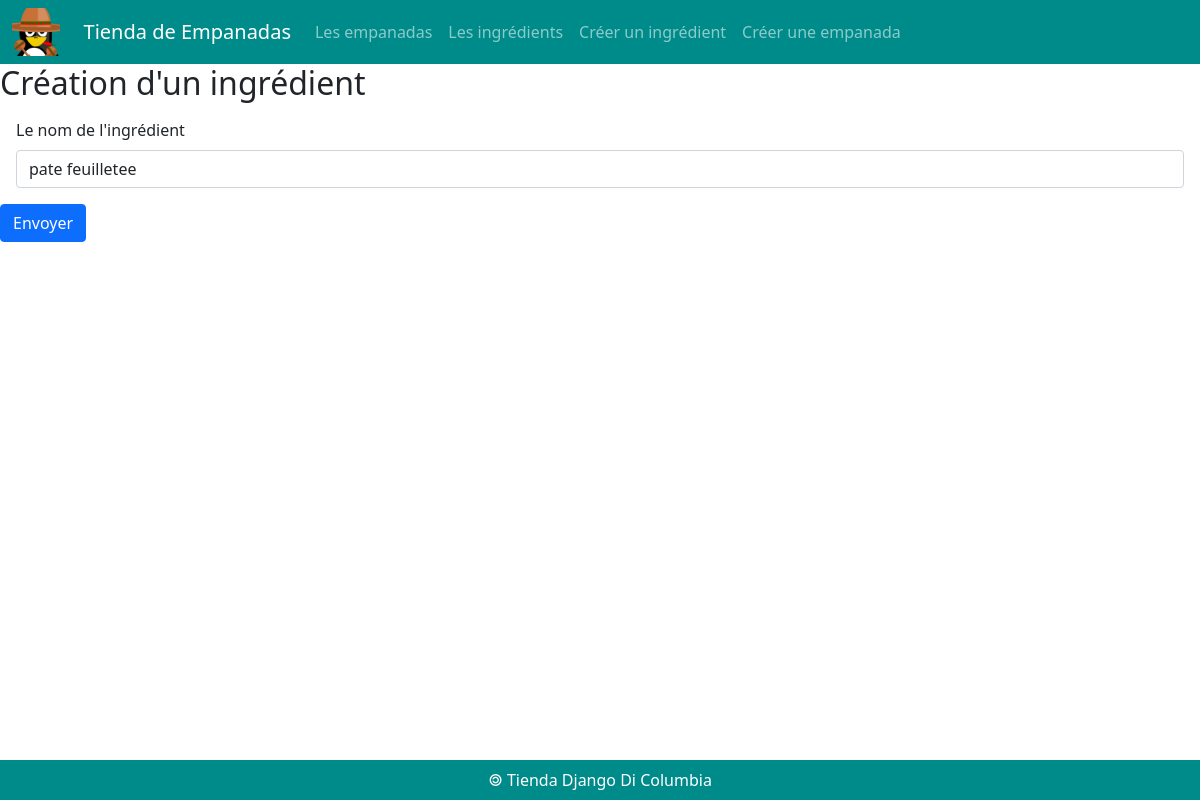
The app's page /ingredients/9/update/, older data.
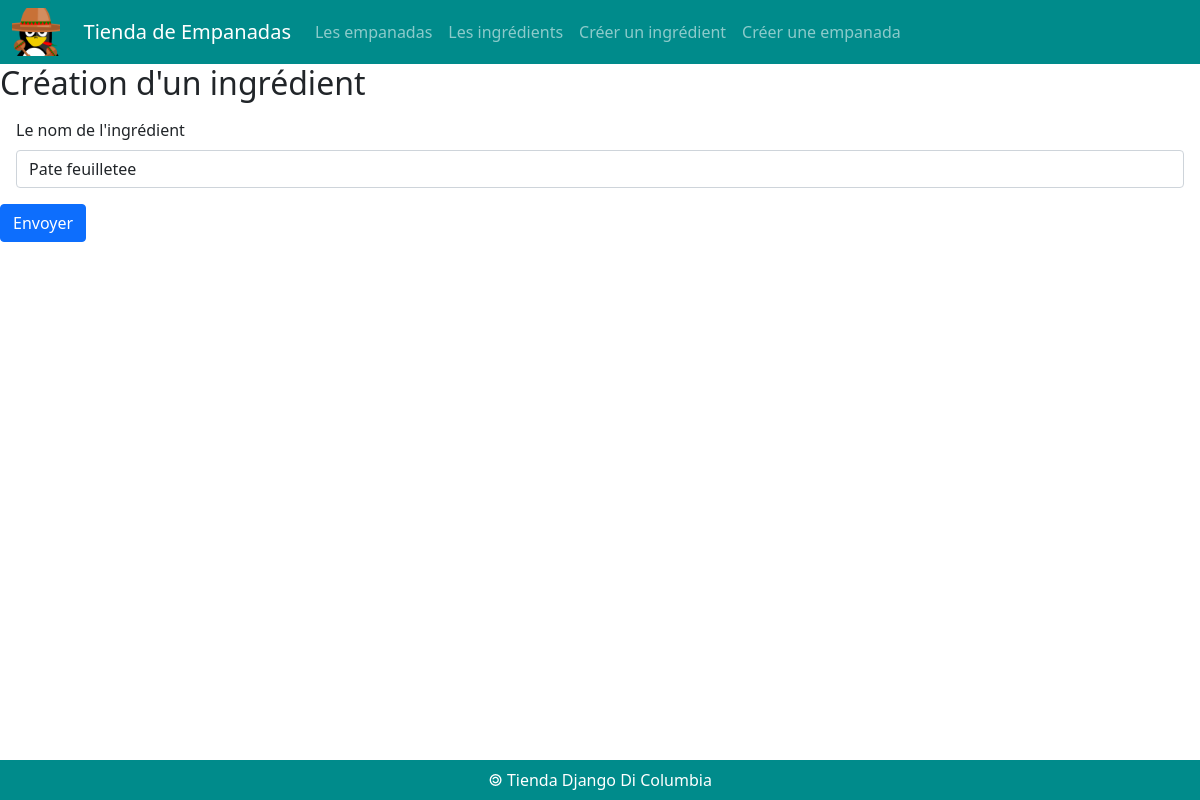
The same page, newer data.
### empanadas/models.py (models this page shows, shortened)
class Ingredient(models.Model) :
    idIngredient = models.AutoField(primary_key = True)
    nomIngredient = models.CharField(max_length = 50)

### empanadas/views.py (the view)
# urls.py: path('ingredients/<int:ingredient_id>/update/', views.afficherFormulaireModificationIngredient),
def afficherFormulaireModificationIngredient(request, ingredient_id) :
    ingr = Ingredient.objects.get(idIngredient = ingredient_id)
    return render(
        request,
        'empanadas/formulaireModificationIngredient.html',
        { 'ingredient' : ingr }
    )

### empanadas/templates/empanadas/formulaireModificationIngredient.html (shortened to what this page needs)
{% extends 'empanadas/base.html' %}
{% block main %}
<h2>Création d'un ingrédient</h2>
<form action="/ingredients/{{ingredient.idIngredient}}/updated/" method="post">
    <div class="m-3">
        <label for="id_nomIngredient" class="form-label">
            Le nom de l'ingrédient
        </label>
        <input id="id_nomIngredient" name="nomIngredient" value="{{ingredient.nomIngredient}}" type="text" maxlength="50" required class="form-control"/>
    </div>
    <button type="submit" class="btn btn-primary">
        Envoyer
    </button>
</form>
{% endblock %}

Row changes from the older to the newer data that the page shows:
changed Ingredient: nomIngredient "pate feuilletee" → "Pate feuilletee"
